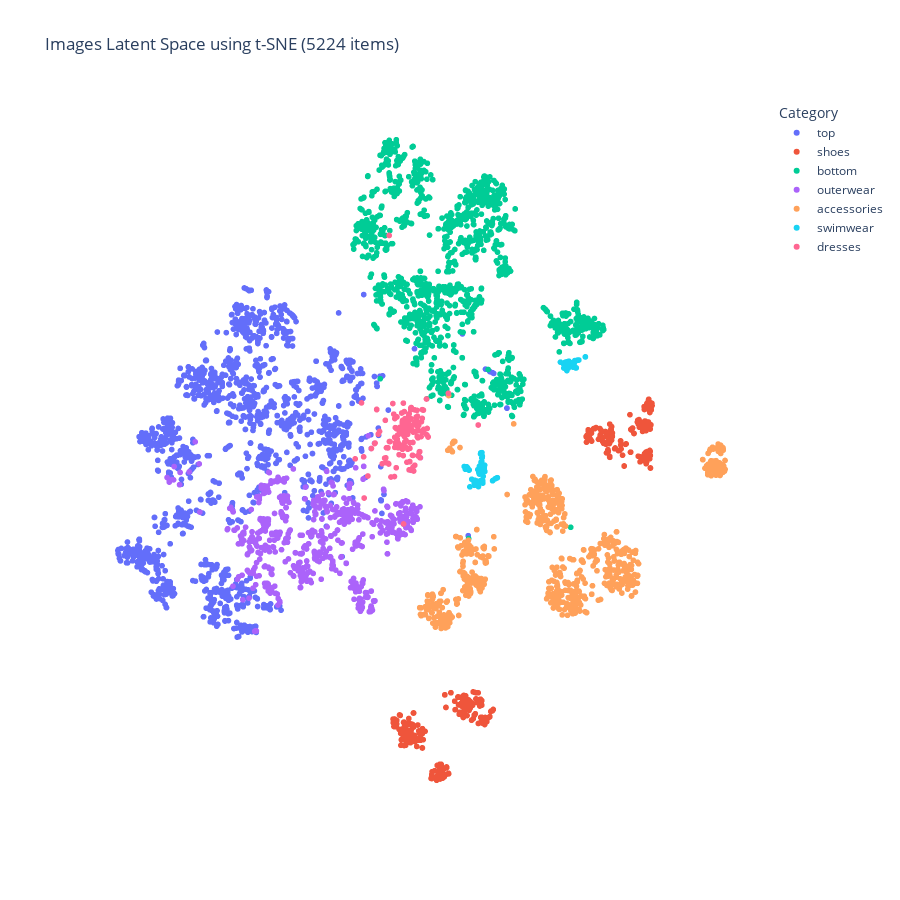

Source (notebook cell):
### Markdown cell above
## Application Workflow

The application provides AI-powered outfit recommendations through a multi-step process:

1. **User Input**: Users submit a prompt describing an event or occasion for which they need outfit suggestions
2. **Text Generation**: Gemini processes the request and generates a detailed textual description of appropriate outfit combinations
3. **Semantic Matching**: The CLIP model converts both the Gemini-generated text and product images (stored as `img_embeddings` in `product_data`) into a shared vector space
4. **Product Retrieval**: Using Euclidean distance calculations, the system identifies the most semantically similar products from the database, matching the AI's recommendations with actual available items

The t-SNE visualization shows the latent space distribution of our 5,224 product image embeddings, where products naturally cluster by category (tops, shoes, bottom, outerwear, accessories, swimwear, dresses), demonstrating the effectiveness of CLIP's visual-semantic understanding for cross-modal retrieval.

### Code cell
visualize_embeddings()

### Figure 1 — Plotly figure (JSON) as saved in the notebook; plotly's stock layout.template omitted (floating-point values rounded to 4 significant figures; data arrays with more than 128 entries replaced by an {"elided": "..."} marker saying what was removed)
{"data": [{"customdata": {"elided": "1624x4 mixed values"}, "hovertemplate": "main_category=top<br>x=%{x}<br>y=%{y}<br>title=%{customdata[0]}<br>price=%{customdata[1]}<br>brand=%{customdata[2]}<br>category=%{customdata[3]}<extra></extra>", "legendgroup": "top", "marker": {"color": "#636efa", "symbol": "circle"}, "mode": "markers", "name": "top", "showlegend": true, "type": "scattergl", "x": {"elided": "1624 float values"}, "xaxis": "x", "y": {"elided": "1624 float values"}, "yaxis": "y"}, {"customdata": {"elided": "431x4 mixed values"}, "hovertemplate": "main_category=shoes<br>x=%{x}<br>y=%{y}<br>title=%{customdata[0]}<br>price=%{customdata[1]}<br>brand=%{customdata[2]}<br>category=%{customdata[3]}<extra></extra>", "legendgroup": "shoes", "marker": {"color": "#EF553B", "symbol": "circle"}, "mode": "markers", "name": "shoes", "showlegend": true, "type": "scattergl", "x": {"elided": "431 float values"}, "xaxis": "x", "y": {"elided": "431 float values"}, "yaxis": "y"}, {"customdata": {"elided": "1411x4 mixed values"}, "hovertemplate": "main_category=bottom<br>x=%{x}<br>y=%{y}<br>title=%{customdata[0]}<br>price=%{customdata[1]}<br>brand=%{customdata[2]}<br>category=%{customdata[3]}<extra></extra>", "legendgroup": "bottom", "marker": {"color": "#00cc96", "symbol": "circle"}, "mode": "markers", "name": "bottom", "showlegend": true, "type": "scattergl", "x": {"elided": "1411 float values"}, "xaxis": "x", "y": {"elided": "1411 float values"}, "yaxis": "y"}, {"customdata": {"elided": "681x4 mixed values"}, "hovertemplate": "main_category=outerwear<br>x=%{x}<br>y=%{y}<br>title=%{customdata[0]}<br>price=%{customdata[1]}<br>brand=%{customdata[2]}<br>category=%{customdata[3]}<extra></extra>", "legendgroup": "outerwear", "marker": {"color": "#ab63fa", "symbol": "circle"}, "mode": "markers", "name": "outerwear", "showlegend": true, "type": "scattergl", "x": {"elided": "681 float values"}, "xaxis": "x", "y": {"elided": "681 float values"}, "yaxis": "y"}, {"customdata": {"elided": "817x4 mixed values"}, "hovertemplate": "main_category=accessories<br>x=%{x}<br>y=%{y}<br>title=%{customdata[0]}<br>price=%{customdata[1]}<br>brand=%{customdata[2]}<br>category=%{customdata[3]}<extra></extra>", "legendgroup": "accessories", "marker": {"color": "#FFA15A", "symbol": "circle"}, "mode": "markers", "name": "accessories", "showlegend": true, "type": "scattergl", "x": {"elided": "817 float values"}, "xaxis": "x", "y": {"elided": "817 float values"}, "yaxis": "y"}, {"customdata": {"elided": "100x4 mixed values"}, "hovertemplate": "main_category=swimwear<br>x=%{x}<br>y=%{y}<br>title=%{customdata[0]}<br>price=%{customdata[1]}<br>brand=%{customdata[2]}<br>category=%{customdata[3]}<extra></extra>", "legendgroup": "swimwear", "marker": {"color": "#19d3f3", "symbol": "circle"}, "mode": "markers", "name": "swimwear", "showlegend": true, "type": "scattergl", "x": [17.01, 21.01, 19.44, 19.5, 19.92, 20.24, 17.17, 20.39, 21.21, 19.79, 20.71, 20.7, 20.01, 19.56, 24.33, 20.81, 19.88, 16.92, 18.87, 20.58, 23.26, 21.08, 16.37, 17.52, 19.65, 20.3, 23.18, 19.97, 20.21, 18.88, 19.64, 20.52, 24.03, 20.6, 21.18, 17.55, 19.91, 20.15, 21.27, 20.85, 19.99, 24.25, 17.73, 23.8, 18.83, 16.64, 20.92, 20.28, 20.61, 18.75, 20.59, 20.73, 20.66, 20.33, 20.62, 16.94, 21.32, 19.07, 20.04, 20.47, 20.21, 20.57, 18.18, 20.15, 20.84, 43.27, 43.15, 42.91, 42.29, 41.32, 40.88, 41.05, 41.49, 43.2, 42.59, 41.72, 42.64, 43.88, 39.46, 41.01, 45.45, 45.45, 40.27, 42.74, 41.2, 40.27, 40.92, 43.57, 40.16, 40.59, 41.36, 40.19, 40.19, 43.08, 43.0, 42.76, 42.43, 42.51, 40.28, 20.4], "xaxis": "x", "y": [-4.415, -5.417, -7.627, -8.188, -8.294, -5.919, -4.621, -7.525, -5.268, -8.897, -4.49, -7.667, -6.041, -7.69, -6.876, -7.575, -5.442, -4.393, -8.509, -4.097, -7.502, -5.531, -4.326, -5.147, -8.182, -4.528, -7.565, -7.975, -7.67, -7.439, -5.031, -4.707, -7.015, -4.087, -4.592, -5.111, -5.735, -5.804, -4.02, -4.823, -4.813, -6.891, -8.953, -7.115, -8.608, -4.945, -6.565, -1.455, -2.382, -7.967, -3.186, -1.97, -2.331, -1.219, -1.153, -4.476, -5.447, -8.104, -4.233, -5.839, -7.607, -3.977, -7.224, -4.796, -8.098, 18.16, 18.14, 19.82, 19.34, 18.29, 19.51, 18.6, 19.68, 19.82, 19.35, 18.75, 18.56, 19.95, 19.47, 17.54, 20.67, 20.66, 19.11, 19.47, 18.26, 18.97, 18.46, 19.94, 19.12, 19.43, 18.1, 19.15, 19.12, 19.76, 19.67, 19.18, 18.36, 18.36, 18.14, -3.344], "yaxis": "y"}, {"customdata": {"elided": "160x4 mixed values"}, "hovertemplate": "main_category=dresses<br>x=%{x}<br>y=%{y}<br>title=%{customdata[0]}<br>price=%{customdata[1]}<br>brand=%{customdata[2]}<br>category=%{customdata[3]}<extra></extra>", "legendgroup": "dresses", "marker": {"color": "#FF6692", "symbol": "circle"}, "mode": "markers", "name": "dresses", "showlegend": true, "type": "scattergl", "x": {"elided": "160 float values"}, "xaxis": "x", "y": {"elided": "160 float values"}, "yaxis": "y"}], "layout": {"height": 900, "legend": {"title": {"text": "Category"}, "tracegroupgap": 0}, "title": {"text": "Images Latent Space using t-SNE (5224 items)"}, "xaxis": {"anchor": "y", "domain": [0, 1], "showticklabels": false, "title": {"text": "x"}, "visible": false}, "yaxis": {"anchor": "x", "domain": [0, 1], "showticklabels": false, "title": {"text": "y"}, "visible": false}}}
